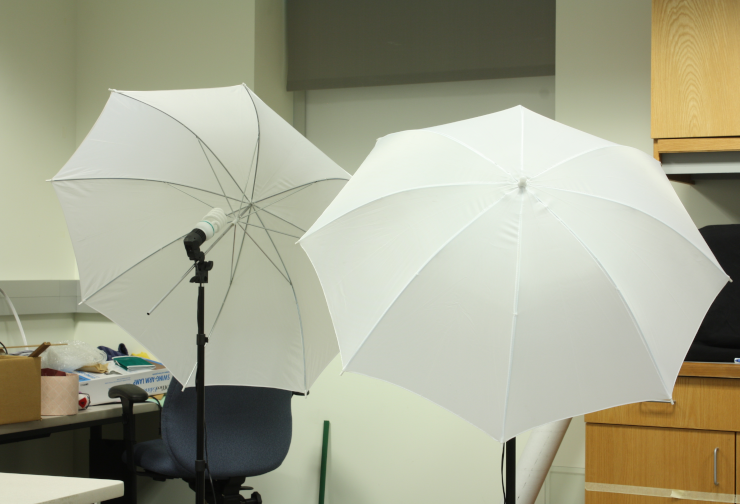
#> input picture materials/umbrellaL.png, 740 x 504 px
$ python DisparityImages.py
#> lines starting #> are read from the running program, lines starting #| are printed output that depends on the picture
### materials/disparity.py
import numpy as np
import cv2
import sys
from mpl_toolkits import mplot3d
from matplotlib import pyplot as plt


# ================================================
#
def getDisparityMap(imL, imR, numDisparities, blockSize):
    stereo = cv2.StereoBM_create(numDisparities=numDisparities, blockSize=blockSize)

    disparity = stereo.compute(imL, imR)
    disparity = disparity - disparity.min() + 1 # Add 1 so we don't get a zero depth, later
    disparity = disparity.astype(np.float32) / 16.0 # Map is fixed point int with 4 fractional bits

    return disparity # floating point image
# ================================================


# ================================================
#
# [23 lines left out: function plot, not called in this run]


# ================================================
#
# [43 lines that do not run on import are left out]

### DisparityImages.py
from materials.disparity import getDisparityMap, plot
import cv2
import numpy as np
from matplotlib import pyplot as plt

# Load left image
filename = 'materials/umbrellaL.png'
imgL = cv2.imread(filename, 0)
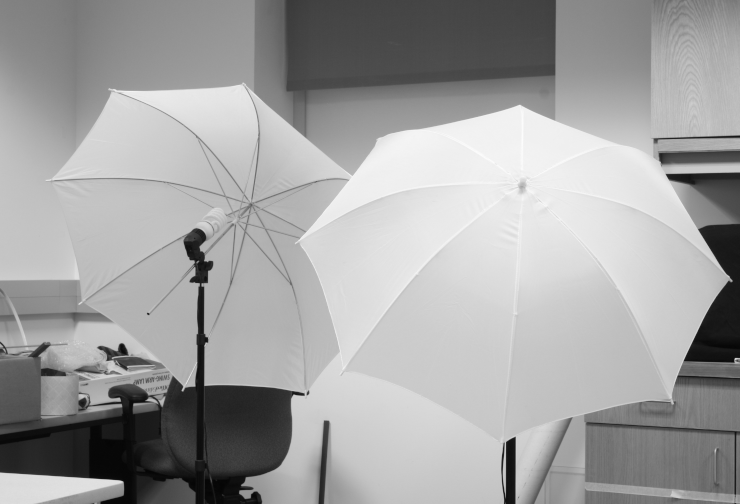
#> imgL: shape (504, 740); min 5, max 252, mean 161.7


# Load right image
filename = 'materials/umbrellaR.png'
imgR = cv2.imread(filename, 0)
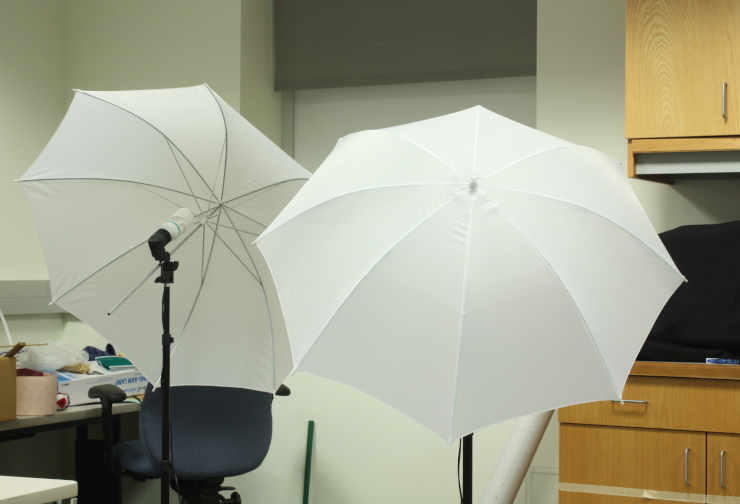
#> input picture materials/umbrellaR.png, 740 x 504 px
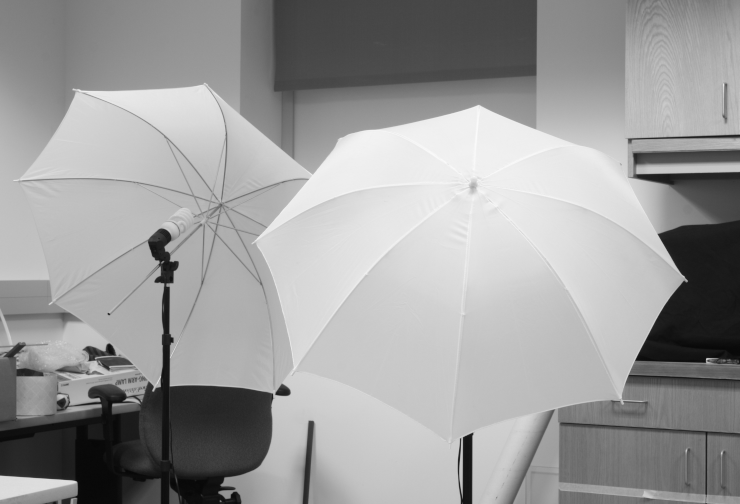
#> imgR: shape (504, 740); min 7, max 250, mean 155.8

def nothing(x):
    pass

cv2.namedWindow('image')

block_size = 5
num_disparities = 0

# create trackbars for different parameters
cv2.createTrackbar('Threshold1','image',0,255,nothing)
cv2.createTrackbar('Threshold2','image',0,255,nothing)
cv2.createTrackbar('# of Disparities','image',0,255,nothing)
cv2.createTrackbar('Block Size','image',-255,255,nothing)

while(True):

    b_input = cv2.getTrackbarPos('Block Size','image')
    n_dipsar_input =  cv2.getTrackbarPos('# of Disparities','image')
    t1 = cv2.getTrackbarPos('Threshold1','image')
    t2 = cv2.getTrackbarPos('Threshold2','image')
    num_disparities = n_dipsar_input if (n_dipsar_input % 16) == 0 and 0 <= n_dipsar_input else num_disparities
    block_size = b_input if (b_input % 2) != 0 and 5 < b_input else block_size

    imgREdges = cv2.Canny(imgR,t1,t2)
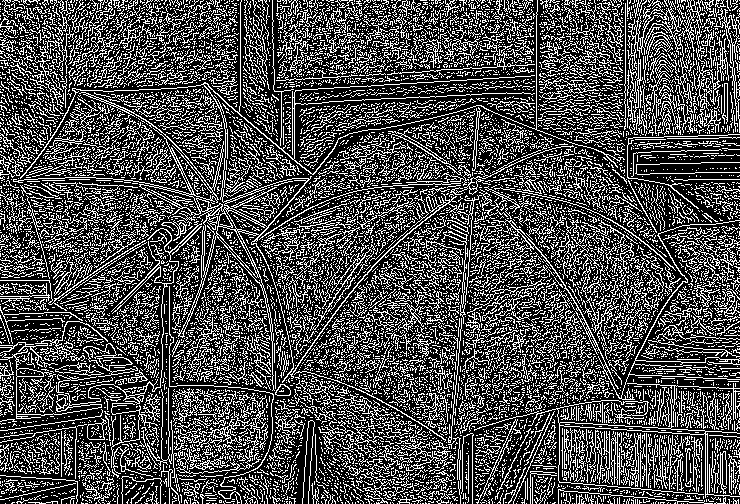
#> imgREdges: shape (504, 740); 30% white in thin lines or dots
    imgLEdges = cv2.Canny(imgL,t1,t2)
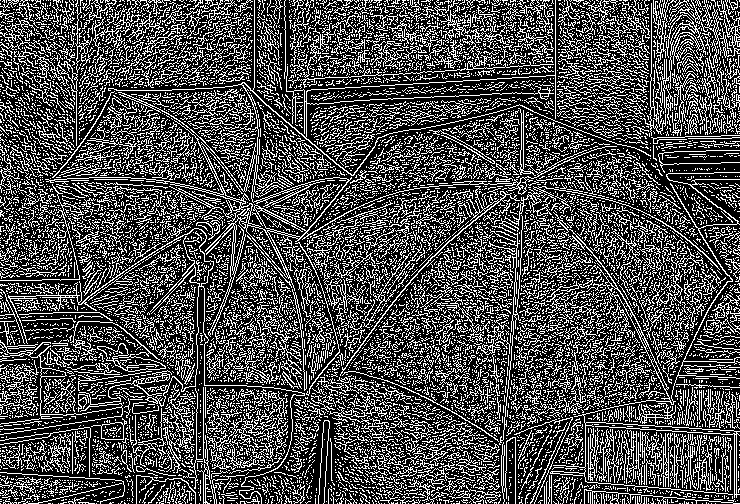
#> imgLEdges: shape (504, 740); 30.1% white in thin lines or dots

    disparityEdges = getDisparityMap(imgLEdges, imgREdges, num_disparities, block_size)
#> in getDisparityMap, `disparity = stereo.compute(imL, imR)`:
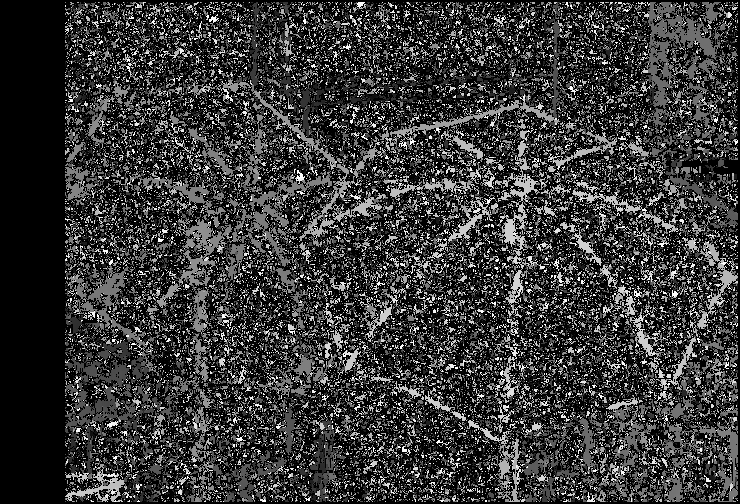
#> disparity: shape (504, 740) int16; min -16, max 1008, mean 210.6; drawn with min black and max white

    disparityImgEdges = np.interp(disparityEdges, (disparityEdges.min(), disparityEdges.max()), (0.0, 1.0))

    cv2.imshow('image', disparityImgEdges)
    k = cv2.waitKey(1) & 0xFF
#> (key Esc is pressed here)
    if k == 27:
        break

cv2.destroyAllWindows()
